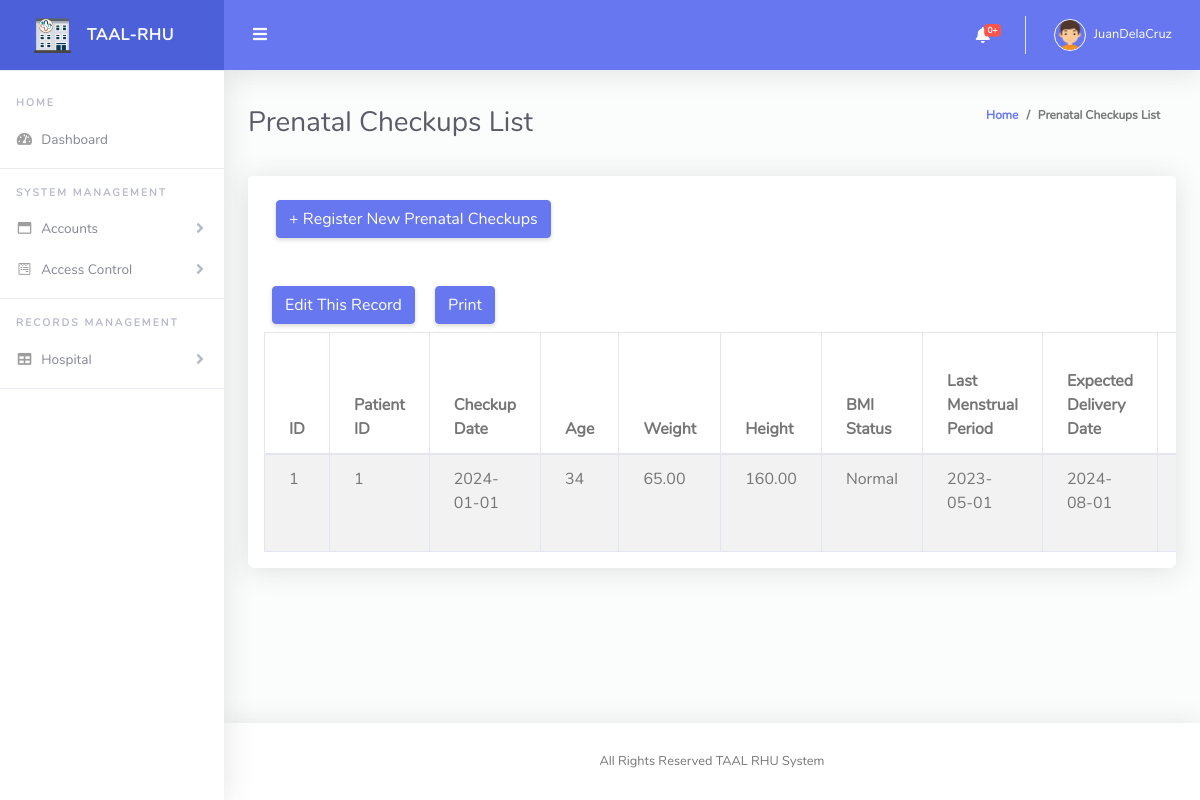
Screenshot of /admin/prenatals.php?pid=1 (signed in) with the database file from the repository.
### tables this page shows
CREATE TABLE `prenatal_checkup` (
  `id` int(11) NOT NULL,
  `patient_id` int(11) NOT NULL,
  `checkup_date` date DEFAULT NULL,
  `age` int(11) DEFAULT NULL,
  `weight` decimal(5,2) DEFAULT NULL,
  `height` decimal(5,2) DEFAULT NULL,
  `bmi_status` enum('Normal','Underweight','Overweight') DEFAULT NULL,
  `last_menstrual_period` date DEFAULT NULL,
  `expected_delivery_date` date DEFAULT NULL,
  `first_checkup_date` date DEFAULT NULL,
  `first_checkup_weight` decimal(5,2) DEFAULT NULL,
  `first_checkup_height` decimal(5,2) DEFAULT NULL,
  `first_checkup_age_of_gestation` int(11) DEFAULT NULL,
  `first_checkup_blood_pressure` varchar(10) DEFAULT NULL,
  `first_checkup_nutritional_status` enum('Normal','Underweight','Overweight') DEFAULT NULL,
  `first_checkup_birth_plan` tinyint(1) DEFAULT NULL,
  `first_checkup_dental_check` tinyint(1) DEFAULT NULL,
  `second_checkup_date` date DEFAULT NULL,
  `second_checkup_weight` decimal(5,2) DEFAULT NULL,
  `second_checkup_height` decimal(5,2) DEFAULT NULL,
  `second_checkup_age_of_gestation` int(11) DEFAULT NULL,
  `second_checkup_blood_pressure` varchar(10) DEFAULT NULL,
  `second_checkup_nutritional_status` enum('Normal','Underweight','Overweight') DEFAULT NULL,
  `second_checkup_birth_plan` tinyint(1) DEFAULT NULL,
  `second_checkup_dental_check` tinyint(1) DEFAULT NULL,
  `third_checkup_date` date DEFAULT NULL,
  `third_checkup_weight` decimal(5,2) DEFAULT NULL,
  `third_checkup_height` decimal(5,2) DEFAULT NULL,
  `third_checkup_age_of_gestation` int(11) DEFAULT NULL,
  `third_checkup_blood_pressure` varchar(10) DEFAULT NULL,
  `third_checkup_nutritional_status` enum('Normal','Underweight','Overweight') DEFAULT NULL,
  `third_checkup_birth_plan` tinyint(1) DEFAULT NULL,
  `third_checkup_dental_check` tinyint(1) DEFAULT NULL,
  `created_at` timestamp NULL DEFAULT current_timestamp(),
  `updated_at` timestamp NULL DEFAULT current_timestamp() ON UPDATE current_timestamp()
);

### admin/prenatals.php (the view, shortened to what this page needs)
<!DOCTYPE html>
<?php include("../controller/display.php"); ?>
<html lang="en">
<head>
  <link href="vendor/fontawesome-free/css/all.min.css" rel="stylesheet" type="text/css">
  <link href="vendor/bootstrap/css/bootstrap.min.css" rel="stylesheet" type="text/css">
  <link href="css/ruang-admin.min.css" rel="stylesheet">
  <link href="vendor/datatables/dataTables.bootstrap4.min.css" rel="stylesheet">
</head>
<body id="page-top">
  <div id="wrapper">
    <?php include("./nav.php"); ?>
        <div class="container-fluid" id="container-wrapper">
          <div class="d-sm-flex align-items-center justify-content-between mb-4">
            <h1 class="h3 mb-0 text-gray-800">Prenatal Checkups List</h1>
            <ol class="breadcrumb">
              <li class="breadcrumb-item"><a href="./">Home</a></li>
              <li class="breadcrumb-item" aria-current="page">Prenatal Checkups List</li>
            </ol>
          </div>
          <div class="row">
            <div class="col-lg-12">
              <div class="card mb-4">
                <div class="card-header py-3 d-flex flex-row align-items-center justify-content-between">
                  <a href="manage_pregnant.php" class="btn btn-primary m-2">+ Register New Prenatal Checkups</a>
                  </div>
                <div class="table-responsive p-3">
                <a href="manage_prenatals.php?checkupid=<?= $_GET['pid']  ?>" class="btn btn-primary m-2">Edit This Record</a>
                <a href="pregnant_table_prenatal.php?pid=<?= $_GET['pid']  ?>" target="_blank" class="btn btn-primary m-2">Print</a>
                <table class="table table-bordered table-striped">
        <thead>
            <tr>
                <th>ID</th>
                <th>Patient ID</th>
                <th>Checkup Date</th>
                <th>Age</th>
                <th>Weight</th>
                <th>Height</th>
                <th>BMI Status</th>
                <th>Last Menstrual Period</th>
                <th>Expected Delivery Date</th>
                <th>First Checkup Date</th>
            </tr>
        </thead>
        <tbody>
            <?php
$sql = "SELECT * FROM prenatal_checkup where patient_id = {$_GET['pid']}";
$result = $conn->query($sql);
            if ($result->num_rows > 0) {
                while($row = $result->fetch_assoc()) {
                    echo "<tr>
                            <td>" . $row["id"] . "</td>
                            <td>" . $row["patient_id"] . "</td>
                            <td>" . $row["checkup_date"] . "</td>
                            <td>" . $row["age"] . "</td>
                            <td>" . $row["weight"] . "</td>
                            <td>" . $row["height"] . "</td>
                            <td>" . $row["bmi_status"] . "</td>
                            <td>" . $row["last_menstrual_period"] . "</td>
                            <td>" . $row["expected_delivery_date"] . "</td>
                            <td>" . $row["first_checkup_date"] . "</td>
                            <td>" . $row["first_checkup_weight"] . "</td>
                            <td>" . $row["first_checkup_height"] . "</td>
                            <td>" . $row["first_checkup_age_of_gestation"] . "</td>
                            <td>" . $row["first_checkup_blood_pressure"] . "</td>
                            <td>" . $row["first_checkup_nutritional_status"] . "</td>
                            <td>" . $row["first_checkup_birth_plan"] . "</td>
                            <td>" . $row["first_checkup_dental_check"] . "</td>
                            <td>" . $row["second_checkup_date"] . "</td>
                            <td>" . $row["second_checkup_weight"] . "</td>
                            <td>" . $row["second_checkup_height"] . "</td>
                            <td>" . $row["second_checkup_age_of_gestation"] . "</td>
                            <td>" . $row["second_checkup_blood_pressure"] . "</td>
                            <td>" . $row["second_checkup_nutritional_status"] . "</td>
                            <td>" . $row["second_checkup_birth_plan"] . "</td>
                            <td>" . $row["second_checkup_dental_check"] . "</td>
                            <td>" . $row["third_checkup_date"] . "</td>
                            <td>" . $row["third_checkup_weight"] . "</td>
                            <td>" . $row["third_checkup_height"] . "</td>
                            <td>" . $row["third_checkup_age_of_gestation"] . "</td>
                            <td>" . $row["third_checkup_blood_pressure"] . "</td>
                            <td>" . $row["third_checkup_nutritional_status"] . "</td>
                            <td>" . $row["third_checkup_birth_plan"] . "</td>
                            <td>" . $row["third_checkup_dental_check"] . "</td>
                            <td>" . $row["created_at"] . "</td>
                            <td>" . $row["updated_at"] . "</td>
                        </tr>";
                }
            } else {
                echo "<tr><td colspan='33'>No records found.</td></tr>";
            }
            ?>
        </tbody>
    </table>
</div>
              </div>
            </div>
          </div>
        </div>
      </div>
      <?php include("./footer.php"); ?>
    </div>
  </div>
</body>
</html>

### rows the page displays
prenatal_checkup: id "1", patient "1", checkup_date "2024-01-01", age "34", weight "65.00", height "160.00", bmi_status "Normal", last_menstrual_period "2023-05-01", expected_delivery_date "2024-08-01"

### other values shown
$row['count'] "0"
$_SESSION['username'] "JuanDelaCruz"
